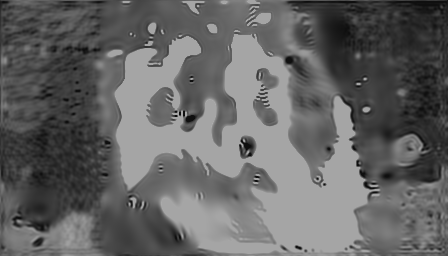
#> input picture scenes/stimuli/MagMatch_small/1.png, 448 x 256 px, given as the content of the folder /Users/cesar/Documents/CoxLab/Repos/scene_stimuli/Original, which was not available
$ jupyter execute --allow-errors resize_and_trim_scratch.ipynb   (shell and % lines are left out)   (older library calls are emulated)
#> lines starting #> are read from the running program, lines starting #| are printed output that depends on the picture; pictures that were not available may be replaced by others from this repository, and a replacement may not be noted
[cell 1]
import numpy as np
import os

import numpy as np
import matplotlib.pyplot as plt

import time
import scipy
from scipy.misc import imread
from scipy.misc import imresize
from scipy import fftpack
import glob
import cv2

[cell 2]
img_folder = '/Users/cesar/Documents/CoxLab/Repos/scene_stimuli/Original'

[cell 3]
img_list = glob.glob(os.path.join(img_folder,'*'))

#> (a cell that did not finish here is left out)

#> (a cell that did not finish here is left out)

#> (a cell that did not finish here is left out)

#> (a cell that did not finish here is left out)

#> (a cell that did not finish here is left out)

#> (a cell that did not finish here is left out)

[cell 10]
img_list = glob.glob(os.path.join(img_folder,'*'))

[cell 11]
im0 = imread(img_list[0])
#> im0 is the input picture: shape (256, 448); min 10, max 174, mean 100.6
#> (the rest of this cell did not finish here and is left out)

[cell 12]
print(im0.shape)
#| (256, 448)
plt.imshow(im0)

[cell 13]
szy,szx = im0.shape
#> szy = 256; szx = 448
resize_factor = 256/szy
#> resize_factor = 1

im1 = imresize(im0,resize_factor)

[cell 14]
print(im1.shape)
#| (256, 448)
plt.imshow(im1)

#> (a cell that did not finish here is left out)

#> (a cell that did not finish here is left out)

#> (a cell that did not finish here is left out)

[cell 18]
128-72

[cell 19]
img_folder = '/Users/cesar/Documents/CoxLab/stimuli/lowPass'
img_fn = '3.tif'

[cell 20]
#want 256x448

[cell 21]
768-1080

[cell 22]
1920-1024

[cell 23]
896/2

[cell 24]
print(im0.shape)
#| (256, 448)
plt.imshow(im0)

[cell 25]
im2 = np.pad(im0,((156,156),(448,448)),'constant')
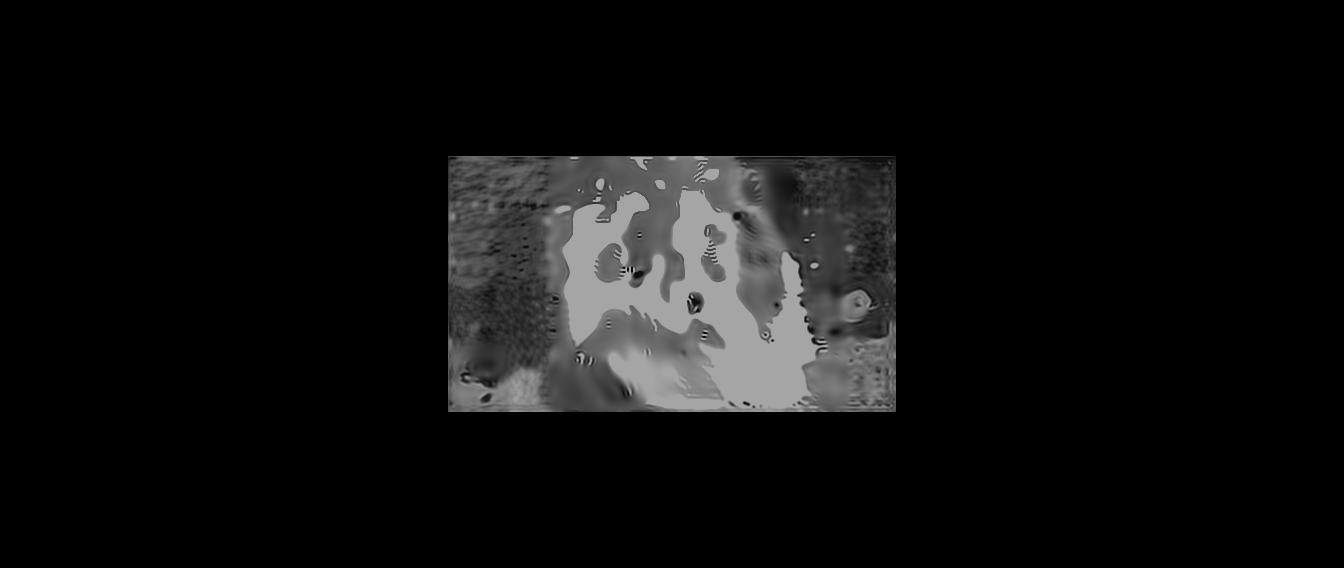
#> im2: shape (568, 1344); min 0, max 174, mean 15.1

[cell 26]
plt.imshow(im2)

[cell 27]
im1= imresize(im0,((256,341)))
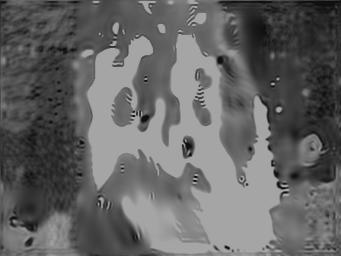
#> im1: shape (256, 341); min 14, max 170, mean 100.6

$ run again, on scenes/stimuli/MagMatch_small/10.png
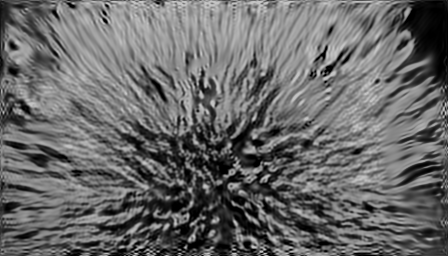
#> input picture scenes/stimuli/MagMatch_small/10.png, 448 x 256 px, given as the content of the folder /Users/cesar/Documents/CoxLab/Repos/scene_stimuli/Original, which was not available
#> im0 is the input picture: shape (256, 448); min 0, max 197, mean 104.4
#| (256, 448)
#| (256, 448)
#| (256, 448)
#> `im2 = np.pad(im0,((156,156),(448,448)),'constant')`:
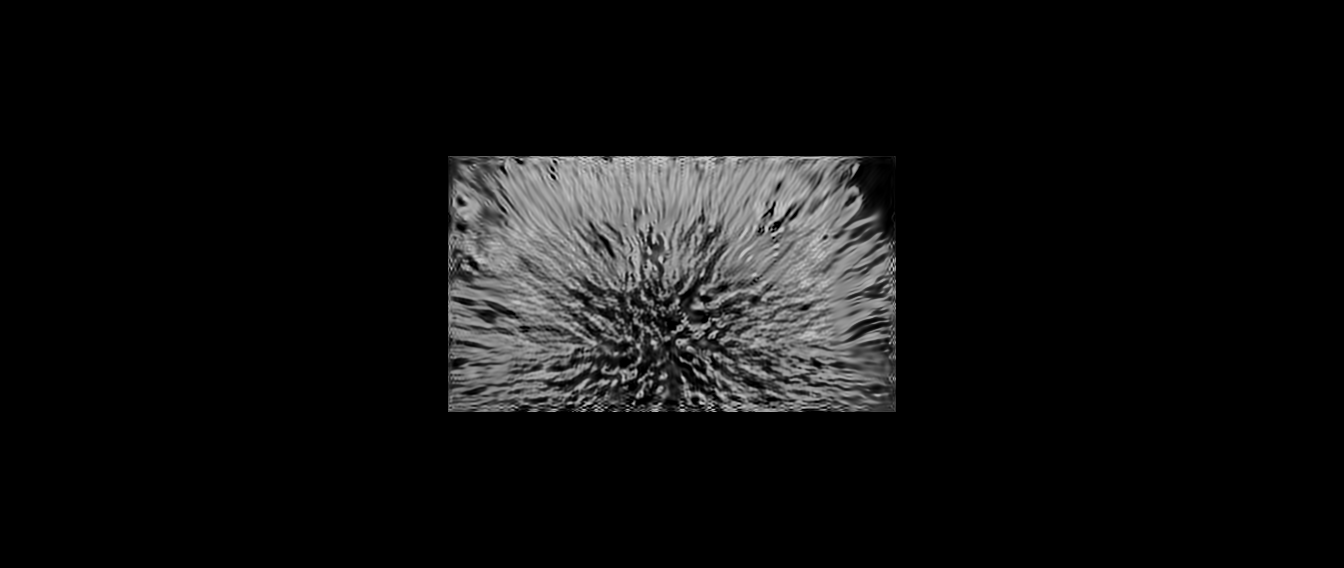
#> im2: shape (568, 1344); min 0, max 197, mean 15.7
#> `im1= imresize(im0,((256,341)))`:
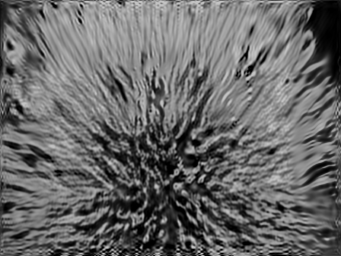
#> im1: shape (256, 341); min 0, max 196, mean 104.4

$ run again, on scenes/stimuli/MagMatch_small/11.png
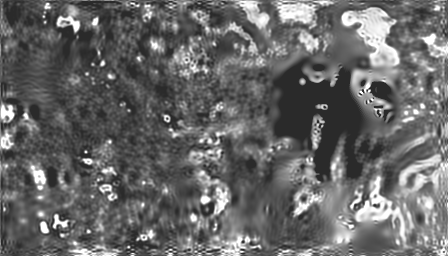
#> input picture scenes/stimuli/MagMatch_small/11.png, 448 x 256 px, given as the content of the folder /Users/cesar/Documents/CoxLab/Repos/scene_stimuli/Original, which was not available
#> im0 is the input picture: shape (256, 448); min 41, max 255, mean 103.6
#| (256, 448)
#| (256, 448)
#| (256, 448)
#> `im2 = np.pad(im0,((156,156),(448,448)),'constant')`:
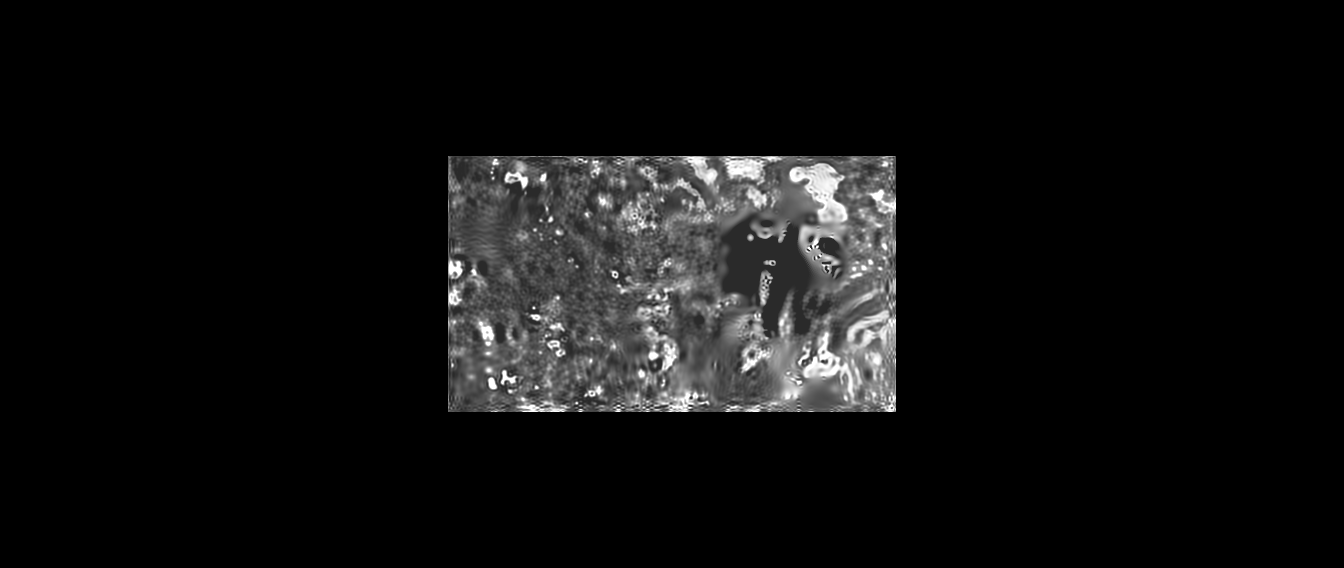
#> im2: shape (568, 1344); min 0, max 255, mean 15.6
#> `im1= imresize(im0,((256,341)))`:
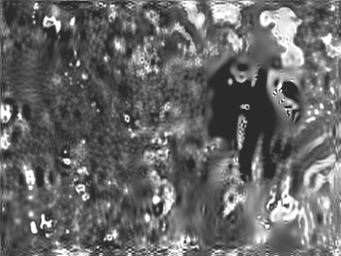
#> im1: shape (256, 341); min 41, max 255, mean 103.6
